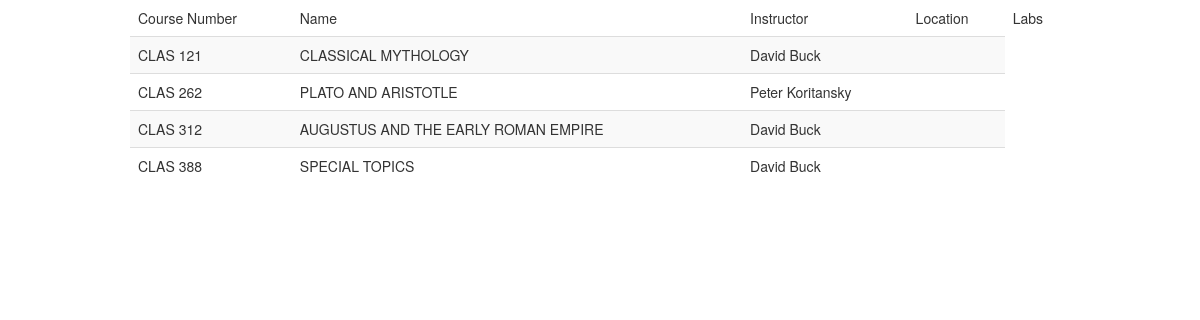
The page /course/dept/11 on the database its author committed.
### courses/models.py (models this page shows, shortened)
class Department(models.Model):
    abbr = models.CharField(max_length=10)
    name = models.CharField(max_length=70, blank=True, null=True)
    faculty = models.CharField(max_length=2, choices=FACULTIES, blank=True, null=True)

class Course(models.Model):
    department = models.ForeignKey(Department)
    number = models.CharField(max_length=10)
    name = models.CharField(max_length=100, default="No course name given", null=True)
    section = models.CharField(max_length=1,blank=True, null=True)
    semester = models.CharField(max_length=1, choices=SEMESTER)
    instructor = models.ForeignKey(Instructor, null=True, blank=True)
    location = models.ForeignKey(Location, null=True, blank=True)

class Instructor(models.Model):
    name = models.CharField(max_length=100)
    def __unicode__(self):
        return "%s" %(self.name)

### courses/views.py (the view)
# urls.py: url(r'^dept/(?P<dept>\d+)', 'dept_list', name='dept_list'),
def dept_list(request, dept):
    courses_and_labs = []
    department = get_object_or_404(Department, pk=dept)
    courses = Course.objects.filter(department=department).order_by("section").order_by("number")
    for course in courses:
        labs = Lab.objects.filter(course=course)
        courses_and_labs.append({
            "department": course.department,
            "number": course.number,
            "name": course.name,
            "section": course.section,
            "instructor": course.instructor,
            "location": course.location,
            "labs": labs,
            })
    t = loader.get_template("list_courses.html")
    c = RequestContext(request, {
            "courses": courses_and_labs,
        })
    return HttpResponse(t.render(c))

### courses/templates/list_courses.html (shortened to what this page needs)
<!DOCTYPE html>
<html>
  <head>
    <link href="{{ STATIC_URL }}css/bootstrap.min.css" rel="stylesheet" media="screen">
  </head>
  <body>
    <div class="container">
      <div class="row">
        <div class="span12">
          <table class="table table-striped">
            <thead>
              <td>Course Number</td>
              <td>Name</td>
              <td>Instructor</td>
              <td>Location</td>
              <td>Labs</td>
            </thead>
            {% for course in courses %}
              <tr>
                {% if course.section %}
                  <td>{{ course.department.abbr }} {{ course.number }}{{ course.section }}</td>
                {% else %}
                  <td>{{ course.department.abbr }} {{ course.number }}</td>
                {% endif %}
                <td>{{ course.name }}</td>
                <td>{{ course.instructor }}</td>
                <td>{{ location }}</td>
              </tr>
            {% endfor %}
          </table>
        </div>
      </div>
    </div>
  </body>
</html>

### rows shown on the page
Department: department.abbr "CLAS", number "121", name "CLASSICAL MYTHOLOGY", instructor "David Buck", number "262", name "PLATO AND ARISTOTLE", instructor "Peter Koritansky", number "312", name "AUGUSTUS AND THE EARLY ROMAN EMPIRE", number "388", name "SPECIAL TOPICS"
